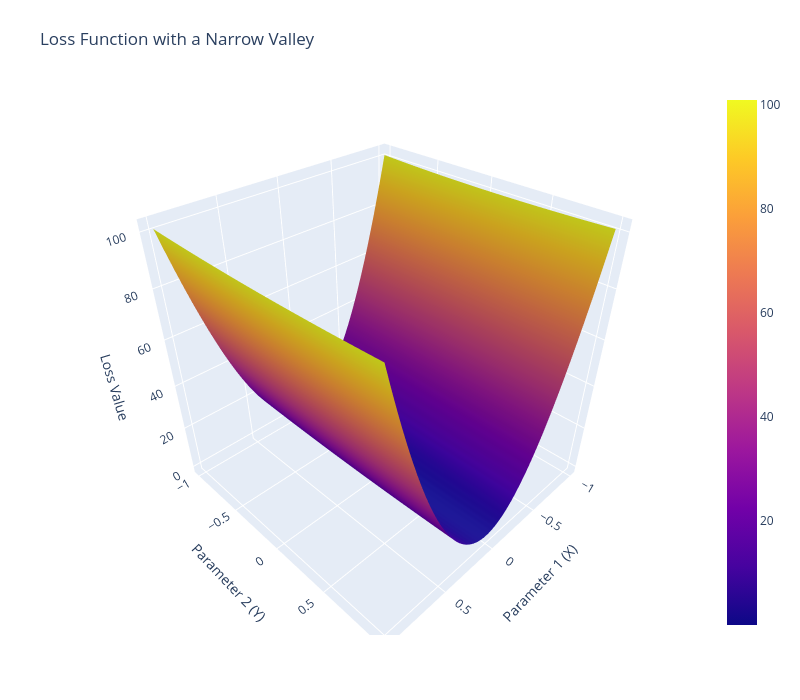

Write notebook code for a chart like this one.
### Code cell
import numpy as np
import plotly.graph_objects as go

def narrow_valley_loss(x, y):
    # ฟังก์ชัน Loss ที่มีลักษณะเป็นหุบเขาแคบ (ความชันในแกน x สูงกว่าในแกน y)
    return (10 * x)**2 + y**2

x_range = np.linspace(-1, 1, 50)
y_range = np.linspace(-1, 1, 50)
X, Y = np.meshgrid(x_range, y_range)
Z = narrow_valley_loss(X, Y)

fig = go.Figure(data=[go.Surface(z=Z, x=X, y=Y)])

fig.update_layout(
    title='Loss Function with a Narrow Valley',
    scene = dict(
        xaxis_title='Parameter 1 (X)',
        yaxis_title='Parameter 2 (Y)',
        zaxis_title='Loss Value'
    ),
    autosize=False,
    width=800,
    height=700,
    margin=dict(l=65, r=50, b=65, t=90)
)

fig.show()

### Figure 1 — Plotly figure (JSON) as saved in the notebook; plotly's stock layout.template omitted (floating-point values rounded to 4 significant figures; data arrays with more than 128 entries replaced by an {"elided": "..."} marker saying what was removed)
{"data": [{"type": "surface", "x": {"elided": "50x50 float values"}, "y": {"elided": "50x50 float values"}, "z": {"elided": "50x50 float values"}}], "layout": {"autosize": false, "height": 700, "margin": {"b": 65, "l": 65, "r": 50, "t": 90}, "scene": {"xaxis": {"title": {"text": "Parameter 1 (X)"}}, "yaxis": {"title": {"text": "Parameter 2 (Y)"}}, "zaxis": {"title": {"text": "Loss Value"}}}, "title": {"text": "Loss Function with a Narrow Valley"}, "width": 800}}
